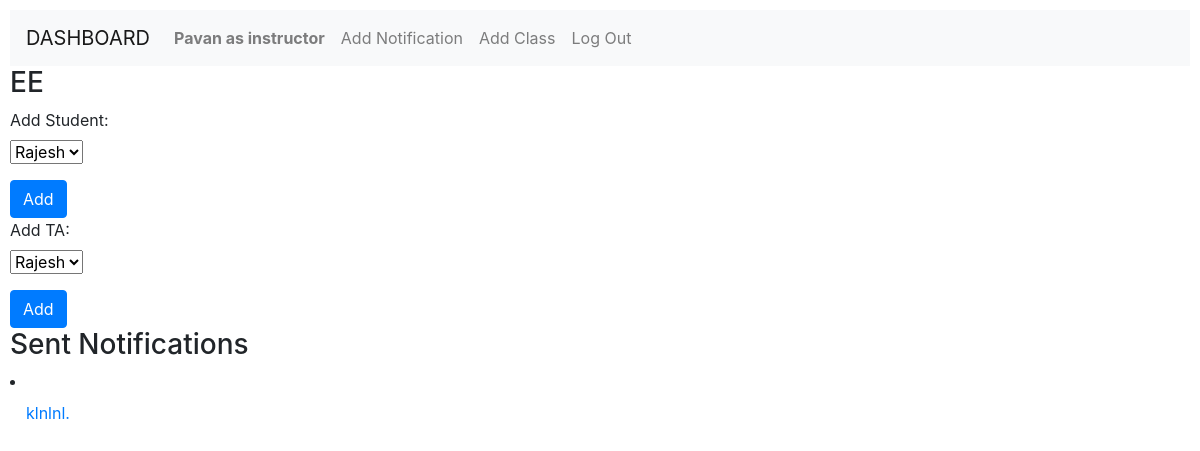
Before: /4/class_view (signed in) with the older database file.
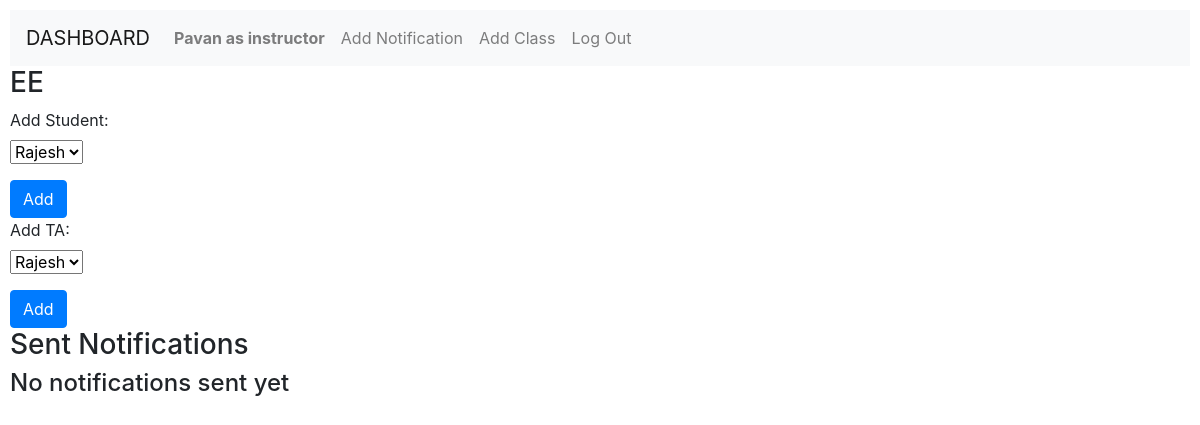
After: the same page with the newer database file.
### Dashboard/models.py (models this page shows, shortened)
class Notification(models.Model):
    sender = models.ForeignKey(User, on_delete=models.PROTECT, related_name="notifications_sent")
    class_group = models.ForeignKey(Classes, on_delete=models.PROTECT, related_name="class_notification")
    topic = models.CharField(max_length=255)
    body = models.TextField(blank=True)
    timestamp = models.DateTimeField(auto_now_add=True)
    seen = models.ManyToManyField(User, related_name="recieved_notif")
    reciepent = models.CharField(max_length=255)
    priority = models.CharField(max_length=255)

### Dashboard/views.py (the view)
# urls.py: path("<int:id>/class_view", views.class_view, name="class_view"),
@login_required(login_url="login")
def class_view(request, id):
    user = request.user
    try:
        if user.role == "instructor":
            cl = user.teach_classes.get(pk=id)
            return render (request, 'Dashboard/class_view.html', {"students":User.objects.filter(role='student').exclude(in_classes = cl),"class":cl, "notifications":cl.class_notification.all()})
        else:
            cl = user.assist_classes.get(pk=id)
            return render (request, 'Dashboard/class_view.html', {"class":cl, "notifications":cl.class_notification.all()})
    except:
        raise Http404

### Dashboard/templates/Dashboard/class_view.html (shortened to what this page needs)
{% extends "Dashboard/layout.html" %}
{% block body %}
{% if user.is_authenticated %}
    <h3>{{ class.name }}</h3>
    {% if user.role == "instructor" %}
    <form action = "{% url 'add_student' class.id %}", method="post">
        <label for="students">Add Student:</label>
        <div class="form-group">
            <select name="student">
            {% for stud in students %}
                <option value = "{{ stud.id }}" >{{ stud.username }}</option>
            {% endfor %}
            </select>
        </div>
        <input class="btn btn-primary" type="submit" value="Add">
    </form>
    <form action = "{% url 'add_ta' class.id %}", method="post">
        <label for="students">Add TA:</label>
        <div class="form-group">
            <select name="ta">
            {% for stud in students %}
                <option value = "{{ stud.id }}" >{{ stud.username }}</option>
            {% endfor %}
            </select>
        </div>
        <input class="btn btn-primary" type="submit" value="Add">
    </form>
    {% endif %}
    <h3>Sent Notifications</h3>
    {% for notif in notifications %}
        <li class="nav-item">
            <a class="nav-link" href="{% url 'notification_view' notif.id %}">{{ notif.topic }}</a>
        </li>
    {% empty %}
        <h4>No notifications sent yet</h4>
    {% endfor %}
{% else %}
    <h3>Login to access functionalities.</h3>
{% endif %}
{% endblock %}

Changed rows visible on the page:
removed Notification: topic "klnlnl."
Other visible differences:
text now shown: "No notifications sent yet"
